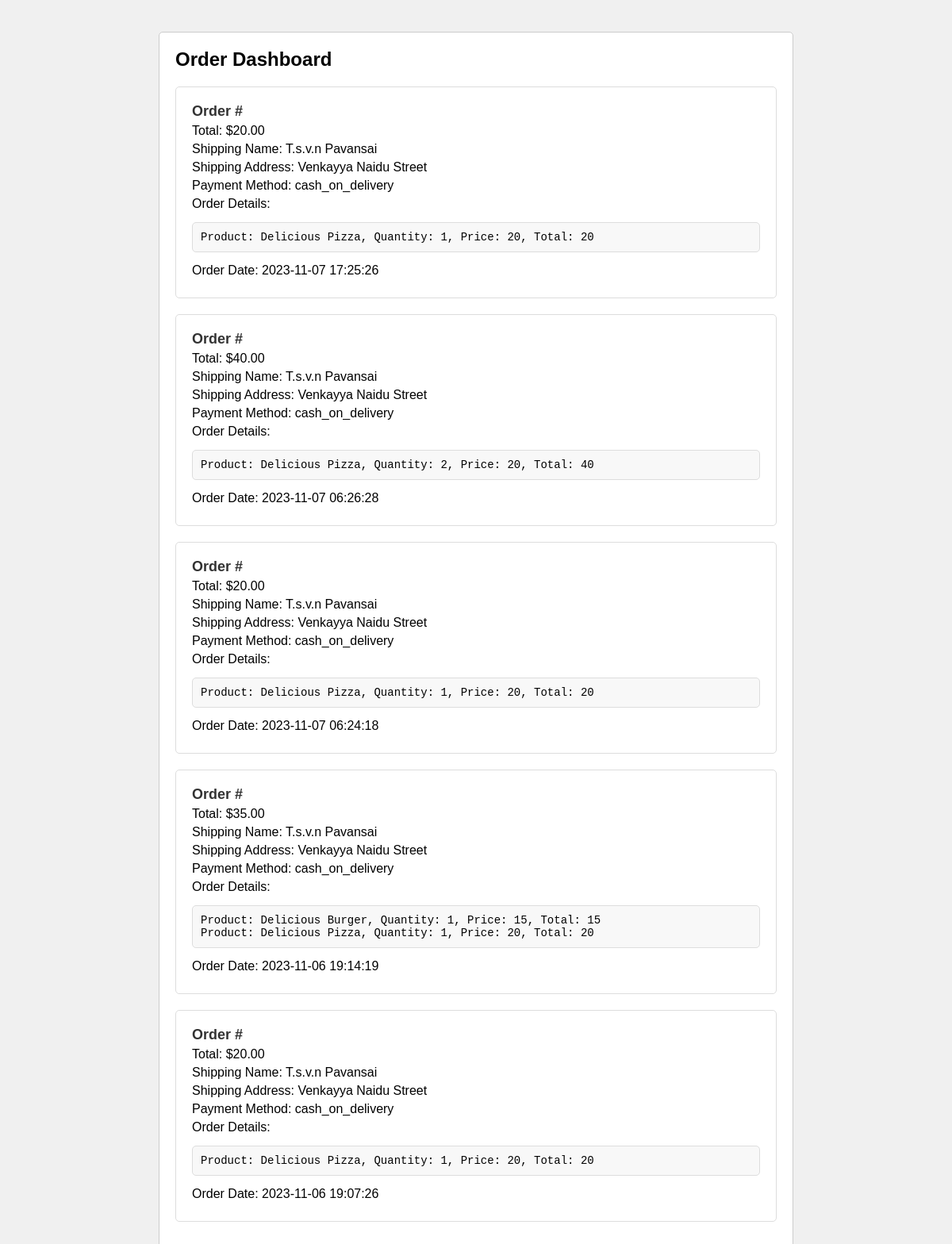
Page /dash/order_dashboard.php on the committed database.
### tables this page shows
CREATE TABLE `orders` (
  `order_id` int(11) NOT NULL,
  `user_id` int(11) DEFAULT NULL,
  `total` decimal(10,2) DEFAULT NULL,
  `shipping_name` varchar(255) DEFAULT NULL,
  `shipping_address` varchar(255) DEFAULT NULL,
  `payment_method` varchar(50) DEFAULT NULL,
  `order_details` text DEFAULT NULL,
  `order_date` timestamp NOT NULL DEFAULT current_timestamp()
);

### dash/order_dashboard.php (the view, shortened to what this page needs)
<?php
$servername = "localhost";
$username = "root";
$password = "";
$dbname = "eCommerce";
$conn = new mysqli($servername, $username, $password, $dbname);
$sql = "SELECT * FROM orders ORDER BY order_date DESC";
$result = $conn->query($sql);
?>
<!DOCTYPE html>
<html>
<head>
</head>
<body>
    <main>
        <section class="order_section">
            <div class="container">
                <div class="row">
                    <div class="col-lg-8">
                        <div class="order_dashboard">
                            <h2>Order Dashboard</h2>
                            <?php
                            if ($result->num_rows > 0) {
                                while ($row = $result->fetch_assoc()) {
                                    echo "<div class='order_item'>";
                                    echo "<h3>Order #" . $row['id'] . "</h3>";
                                    echo "<p>Total: $" . $row['total'] . "</p>";
                                    echo "<p>Shipping Name: " . $row['shipping_name'] . "</p>";
                                    echo "<p>Shipping Address: " . $row['shipping_address'] . "</p>";
                                    echo "<p>Payment Method: " . $row['payment_method'] . "</p>";
                                    echo "<p>Order Details:</p>";
                                    echo "<pre>" . $row['order_details'] . "</pre>";
                                    echo "<p>Order Date: " . $row['order_date'] . "</p>";
                                    echo "</div>";
                                }
                            } else {
                                echo "No orders found.";
                            }
                            ?>
                        </div>
                    </div>
                </div>
            </div>
        </section>
    </main>
</body>
</html>

### dash/order_dashboard.php (style rules this page uses)
body { font-family: Arial, sans-serif; background-color: #f0f0f0; margin: 0; padding: 0; }
.container { max-width: 800px; margin: 0 auto; padding: 20px; }
.order_dashboard { background-color: #fff; border: 1px solid #ccc; border-radius: 5px; padding: 20px; margin: 20px 0; }
.order_item { border: 1px solid #ddd; padding: 20px; margin: 20px 0; border-radius: 5px; }
h2 { font-size: 24px; margin: 0; }
h3 { font-size: 18px; margin: 0; color: #333; }
p { margin: 5px 0; }
pre { white-space: pre-wrap; font-size: 14px; background-color: #f8f8f8; padding: 10px; border: 1px solid #ddd; border-radius: 5px; }

### rows in the picture
orders: total "20.00", shipping_name "T.s.v.n Pavansai", shipping_address "Venkayya Naidu Street", payment_method "cash_on_delivery", order_details "Product: Delicious Pizza, Quantity: 1, Price: 20, Total: 20", order_date "2023-11-07 17:25:26"
orders: total "40.00", shipping_name "T.s.v.n Pavansai", shipping_address "Venkayya Naidu Street", payment_method "cash_on_delivery", order_details "Product: Delicious Pizza, Quantity: 2, Price: 20, Total: 40", order_date "2023-11-07 06:26:28"
orders: total "20.00", shipping_name "T.s.v.n Pavansai", shipping_address "Venkayya Naidu Street", payment_method "cash_on_delivery", order_details "Product: Delicious Pizza, Quantity: 1, Price: 20, Total: 20", order_date "2023-11-07 06:24:18"
orders: total "35.00", shipping_name "T.s.v.n Pavansai", shipping_address "Venkayya Naidu Street", payment_method "cash_on_delivery", order_details "Product: Delicious Burger, Quantity: 1, Price: 15, Total: 15 Product: Delicious Pizza, Quantity: 1, Price: 20, Total: 20", order_date "2023-11-06 19:14:19"
orders: total "20.00", shipping_name "T.s.v.n Pavansai", shipping_address "Venkayya Naidu Street", payment_method "cash_on_delivery", order_details "Product: Delicious Pizza, Quantity: 1, Price: 20, Total: 20", order_date "2023-11-06 19:07:26"
